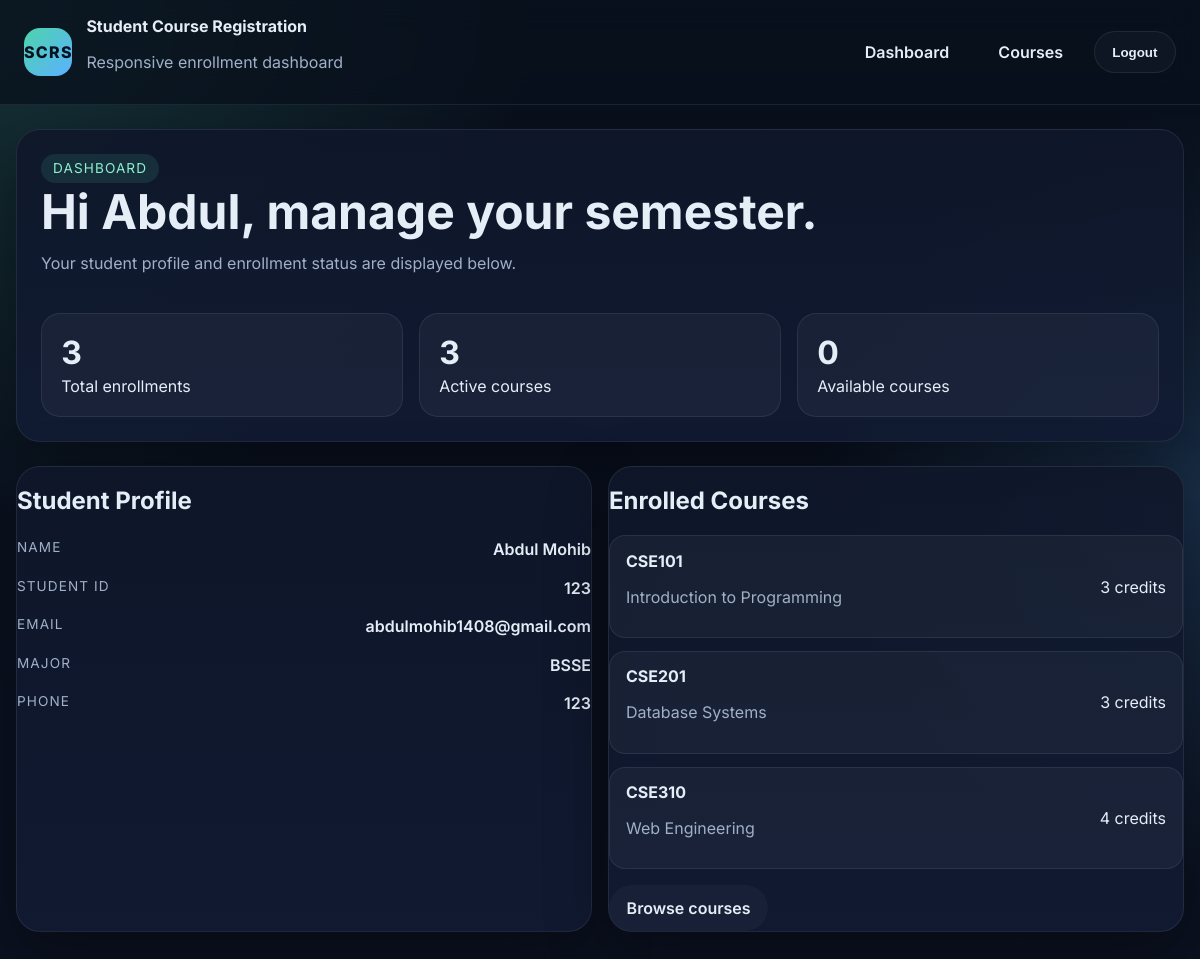
The page /dashboard/ (signed in) on the database its author committed.
### registration/models.py (models this page shows, shortened)
class StudentProfile(models.Model):
    user = models.OneToOneField(User, on_delete=models.CASCADE, related_name='student_profile')
    student_id = models.CharField(max_length=30, unique=True)
    phone = models.CharField(max_length=20, blank=True)
    major = models.CharField(max_length=100, blank=True)
    created_at = models.DateTimeField(auto_now_add=True)

class Course(models.Model):
    code = models.CharField(max_length=20, unique=True)
    title = models.CharField(max_length=150)
    description = models.TextField(blank=True)
    credits = models.PositiveSmallIntegerField(validators=[MinValueValidator(1)])
    capacity = models.PositiveSmallIntegerField(validators=[MinValueValidator(1)])
    created_at = models.DateTimeField(auto_now_add=True)
    class Meta:
        ordering = ['code']

### registration/views.py (the view)
# urls.py: path('dashboard/', views.dashboard, name='dashboard'),
@login_required
def dashboard(request):
    profile = request.user.student_profile
    enrolled_courses = Course.objects.filter(enrollments__student=profile).distinct()
    available_courses = Course.objects.exclude(enrollments__student=profile).order_by('code')
    return render(
        request,
        'registration/dashboard.html',
        {
            'profile': profile,
            'enrolled_courses': enrolled_courses,
            'available_courses': available_courses,
            'enrollment_total': Enrollment.objects.filter(student=profile).count(),
        },
    )

### registration/templates/registration/dashboard.html (shortened to what this page needs)
{% extends 'base.html' %}
{% block content %}
<section class="hero-card dashboard-hero">
    <div class="hero-copy">
        <span class="eyebrow">Dashboard</span>
        <h1>Hi {{ request.user.first_name|default:request.user.username }}, manage your semester.</h1>
        <p>Your student profile and enrollment status are displayed below.</p>
    </div>
    <div class="stats-grid">
        <article class="stat-card">
            <strong>{{ enrollment_total }}</strong>
            <span>Total enrollments</span>
        </article>
        <article class="stat-card">
            <strong>{{ enrolled_courses|length }}</strong>
            <span>Active courses</span>
        </article>
        <article class="stat-card">
            <strong>{{ available_courses|length }}</strong>
            <span>Available courses</span>
        </article>
    </div>
</section>
<section class="content-grid two-col">
    <article class="panel card">
        <h2>Student Profile</h2>
        <dl class="profile-list">
            <div><dt>Name</dt><dd>{{ request.user.get_full_name|default:request.user.username }}</dd></div>
            <div><dt>Student ID</dt><dd>{{ profile.student_id }}</dd></div>
            <div><dt>Email</dt><dd>{{ request.user.email }}</dd></div>
            <div><dt>Major</dt><dd>{{ profile.major|default:'Not provided' }}</dd></div>
            <div><dt>Phone</dt><dd>{{ profile.phone|default:'Not provided' }}</dd></div>
        </dl>
    </article>
    <article class="panel card">
        <h2>Enrolled Courses</h2>
        {% if enrolled_courses %}
            <div class="course-stack">
                {% for course in enrolled_courses %}
                    <div class="course-item compact">
                        <div>
                            <strong>{{ course.code }}</strong>
                            <p>{{ course.title }}</p>
                        </div>
                        <span>{{ course.credits }} credits</span>
                    </div>
                {% endfor %}
            </div>
        {% else %}
            <p>You have not enrolled in any courses yet.</p>
        {% endif %}
        <a href="{% url 'courses' %}" class="secondary-btn">Browse courses</a>
    </article>
</section>
{% endblock %}

### registration/static/registration/styles.css (style rules this page uses)
:root { --bg: #0b1120; --bg-soft: #111b33; --panel: rgba(15, 23, 42, 0.9); --panel-2: rgba(17, 27, 51, 0.9); --text: #e5edf7; --muted: #9fb0c7; --accent: #4dd4ac; --accent-2: #5bb1ff; --danger: #ff6b6b; --border: rgba(255, 255, 255, 0.08); --shadow: 0 20px 60px rgba(0, 0, 0, 0.35); }
* { box-sizing: border-box; }
body { margin: 0; font-family: 'Inter', sans-serif; color: var(--text); background: radial-gradient(circle at top left, rgba(77, 212, 172, 0.18), transparent 34%), radial-gradient(circle at right center, rgba(91, 177, 255, 0.18), transparent 30%), linear-gradient(180deg, #09101d 0%, var(--bg) 100%); min-height: 100vh; }
a { color: inherit; text-decoration: none; }
.brand p, .hero-copy p, .section-heading p, .course-description, .form-footer, .panel p, .message, .course-meta, .course-item p { color: var(--muted); }
.navlinks a, .link-button, .secondary-btn, .primary-btn { border-radius: 999px; padding: 0.8rem 1.1rem; border: 1px solid transparent; font-weight: 600; transition: transform 0.2s ease, border-color 0.2s ease, background 0.2s ease; }
.link-button, .secondary-btn { background: rgba(255, 255, 255, 0.03); color: var(--text); border-color: var(--border); }
.hero-card, .card, .panel { border: 1px solid var(--border); background: linear-gradient(180deg, var(--panel), var(--panel-2)); box-shadow: var(--shadow); border-radius: 1.5rem; }
.hero-card { display: grid; gap: 1.5rem; padding: 1.5rem; margin-bottom: 1.5rem; }
.hero-copy h1, .section-heading h1 { margin: 0.25rem 0 0.75rem; font-size: clamp(2rem, 4vw, 3.8rem); line-height: 1.05; }
.eyebrow { display: inline-flex; padding: 0.4rem 0.75rem; border-radius: 999px; background: rgba(77, 212, 172, 0.12); color: #8ef0d0; font-size: 0.85rem; letter-spacing: 0.08em; text-transform: uppercase; }
.primary-btn, .secondary-btn { display: inline-flex; align-items: center; justify-content: center; cursor: pointer; border: none; }
.stats-grid, .course-grid, .content-grid { display: grid; gap: 1rem; }
.stats-grid { grid-template-columns: repeat(3, minmax(0, 1fr)); }
.stat-card, .course-card, .empty-state { padding: 1.2rem; }
.stat-card { border-radius: 1.2rem; border: 1px solid var(--border); background: rgba(255, 255, 255, 0.04); }
.stat-card strong { display: block; font-size: 2rem; margin-bottom: 0.25rem; }
.two-col { grid-template-columns: repeat(2, minmax(0, 1fr)); }
.course-header, .course-item, .course-actions, .section-heading, .profile-list > div { display: flex; justify-content: space-between; gap: 1rem; align-items: center; }
.profile-list { display: grid; gap: 0.9rem; padding: 0; margin: 0; }
.profile-list dt { font-size: 0.85rem; text-transform: uppercase; letter-spacing: 0.08em; color: var(--muted); }
.profile-list dd { margin: 0.25rem 0 0; font-weight: 600; }
.course-stack { display: grid; gap: 0.8rem; margin-bottom: 1rem; }
.course-item.compact { padding: 0.9rem 1rem; border-radius: 1rem; background: rgba(255, 255, 255, 0.04); border: 1px solid var(--border); }

### rows shown on the page
StudentProfile: student_id "123", major "BSSE", phone "123"
Course: code "CSE101", title "Introduction to Programming", credits "3"
Course: code "CSE201", title "Database Systems", credits "3"
Course: code "CSE310", title "Web Engineering", credits "4"

### other values the page prints
{{ request.user.first_name|default:request.user.username }} "Abdul"
{{ enrollment_total }} "3"
{{ enrolled_courses|length }} "3"
{{ available_courses|length }} "0"
{{ request.user.get_full_name|default:request.user.username }} "Abdul Mohib"
{{ request.user.email }} "abdulmohib1408@gmail.com"
